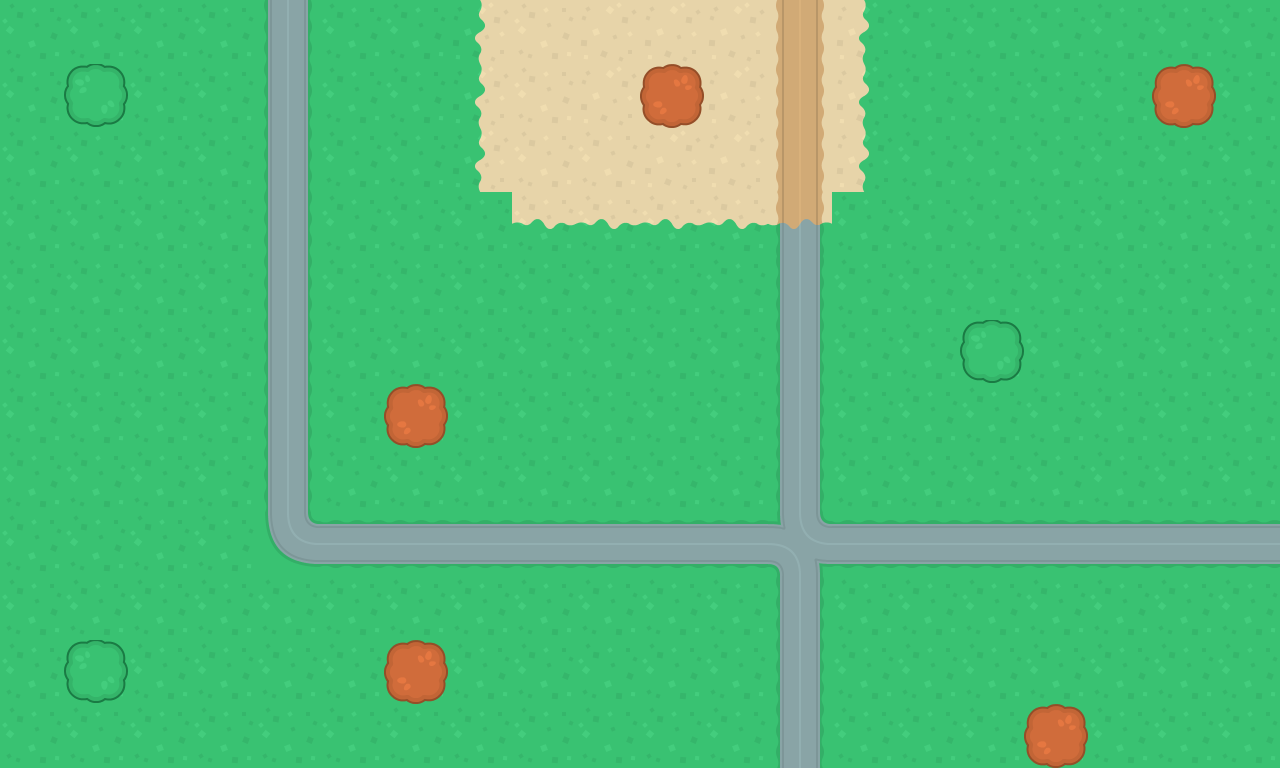

Rendered tile map (Tiled .tmx) drawn with the repository's tilesets; below, a short description and the full map source, tile grids included:
An orthogonal 20x12 tile map with 64x64 px tiles, 3 tile layers (grass, road, trees).

<map version="1.0" tiledversion="1.1.4" orientation="orthogonal" renderorder="right-down" width="20" height="12" tilewidth="64" tileheight="64" infinite="0" nextobjectid="1">
 <tileset firstgid="1" source="tileset.tsx" />
 <layer name="grass" width="20" height="12">
  <data encoding="csv">
52,52,52,52,52,52,52,21,3,58,58,58,58,60,52,52,52,52,52,52,
52,52,52,52,52,52,52,21,3,58,58,58,58,60,52,52,52,52,52,52,
52,52,52,52,52,52,52,21,3,3,58,58,58,60,52,52,52,52,52,52,
52,52,52,52,52,52,52,52,13,13,13,13,52,52,52,52,52,52,52,52,
52,52,52,52,52,52,52,52,52,52,52,52,52,52,52,52,52,52,52,52,
52,52,52,52,52,52,52,52,52,52,52,52,52,52,52,52,52,52,52,52,
52,52,52,52,52,52,52,52,52,52,52,52,52,52,52,52,52,52,52,52,
52,52,52,52,52,52,52,52,52,52,52,52,52,52,52,52,52,52,52,52,
52,52,52,52,52,52,52,52,52,52,52,52,52,52,52,52,52,52,52,52,
52,52,52,52,52,52,52,52,52,52,52,52,52,52,52,52,52,52,52,52,
52,52,52,52,52,52,52,52,52,52,52,52,52,52,52,52,52,52,52,52,
52,52,52,52,52,52,52,52,52,52,52,52,52,52,52,52,52,52,52,52
</data>
 </layer>
 <layer name="road" width="20" height="12">
  <data encoding="csv">
0,0,0,0,28,0,0,0,0,0,0,0,43,0,0,0,0,0,0,0,
0,0,0,0,28,0,0,0,0,0,0,0,43,0,0,0,0,0,0,0,
0,0,0,0,28,0,0,0,0,0,0,0,43,0,0,0,0,0,0,0,
0,0,0,0,28,0,0,0,0,0,0,0,6,0,0,0,0,0,0,0,
0,0,0,0,28,0,0,0,0,0,0,0,28,0,0,0,0,0,0,0,
0,0,0,0,28,0,0,0,0,0,0,0,28,0,0,0,0,0,0,0,
0,0,0,0,28,0,0,0,0,0,0,0,28,0,0,0,0,0,0,0,
0,0,0,0,28,0,0,0,0,0,0,0,28,0,0,0,0,0,0,0,
0,0,0,0,36,18,18,18,18,18,18,18,2,18,18,18,18,18,18,18,
0,0,0,0,0,0,0,0,0,0,0,0,28,0,0,0,0,0,0,0,
0,0,0,0,0,0,0,0,0,0,0,0,28,0,0,0,0,0,0,0,
0,0,0,0,0,0,0,0,0,0,0,0,28,0,0,0,0,0,0,0
</data>
 </layer>
 <layer name="trees" width="20" height="12">
  <data encoding="csv">
0,0,0,0,0,0,0,0,0,0,0,0,0,0,0,0,0,0,0,0,
0,57,0,0,0,0,0,0,0,0,26,0,0,0,0,0,0,0,26,0,
0,0,0,0,0,0,0,0,0,0,0,0,0,0,0,0,0,0,0,0,
0,0,0,0,0,0,0,0,0,0,0,0,0,0,0,0,0,0,0,0,
0,0,0,0,0,0,0,0,0,0,0,0,0,0,0,0,0,0,0,0,
0,0,0,0,0,0,0,0,0,0,0,0,0,0,0,57,0,0,0,0,
0,0,0,0,0,0,26,0,0,0,0,0,0,0,0,0,0,0,0,0,
0,0,0,0,0,0,0,0,0,0,0,0,0,0,0,0,0,0,0,0,
0,0,0,0,0,0,0,0,0,0,0,0,0,0,0,0,0,0,0,0,
0,0,0,0,0,0,0,0,0,0,0,0,0,0,0,0,0,0,0,0,
0,57,0,0,0,0,26,0,0,0,0,0,0,0,0,0,0,0,0,0,
0,0,0,0,0,0,0,0,0,0,0,0,0,0,0,0,26,0,0,0
</data>
 </layer>
</map>